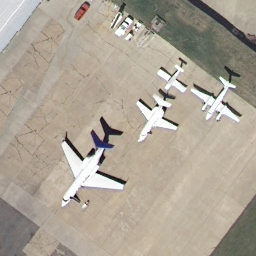
#> input picture dataset/airplane00.tif, 256 x 256 px
$ python main.py
#> lines starting #> are read from the running program, lines starting #| are printed output that depends on the picture
### methods.py
"""Модуль ручної реалізації класичних методів обробки зображень."""

import numpy as np


def to_grayscale(image: np.ndarray) -> np.ndarray:
    """Перетворює RGB-зображення у відтінки сірого за формулою яскравості."""
    if image.ndim == 2:
        return image.astype(np.float64)
    if image.ndim == 3 and image.shape[2] >= 3:
        return (
            0.299 * image[:, :, 0]
            + 0.587 * image[:, :, 1]
            + 0.114 * image[:, :, 2]
        )
    raise ValueError("Непідтримувана розмірність зображення.")


def median_filter(image: np.ndarray, kernel_size: int = 3) -> np.ndarray:
    """Медіанний фільтр для усунення імпульсного шуму."""
    gray = to_grayscale(image)
    pad = kernel_size // 2
    padded = np.pad(gray, pad, mode="edge")
    output = np.zeros_like(gray)

    rows, cols = gray.shape
    for i in range(rows):
        for j in range(cols):
            window = padded[i : i + kernel_size, j : j + kernel_size]
            output[i, j] = np.median(window)
    return np.clip(output, 0, 255).astype(np.uint8)


def gamma_correction(image: np.ndarray, gamma: float = 0.6) -> np.ndarray:
    """Гамма-корекція яскравості та контрасту зображення."""
    gray = to_grayscale(image)
    normalized = gray / 255.0
    corrected = np.power(normalized, gamma) * 255.0
    return np.clip(corrected, 0, 255).astype(np.uint8)


def prewitt_edge_detection(image: np.ndarray) -> np.ndarray:
    """Виділення контурів за допомогою оператора Прюітта."""
    gray = to_grayscale(image)
    padded = np.pad(gray, 1, mode="edge")
    kernel_x = np.array([[-1, 0, 1], [-1, 0, 1], [-1, 0, 1]], dtype=np.float64)
    kernel_y = np.array([[-1, -1, -1], [0, 0, 0], [1, 1, 1]], dtype=np.float64)

    rows, cols = gray.shape
    grad_x = np.zeros_like(gray)
    grad_y = np.zeros_like(gray)

    for i in range(rows):
        for j in range(cols):
            region = padded[i : i + 3, j : j + 3]
            grad_x[i, j] = np.sum(region * kernel_x)
            grad_y[i, j] = np.sum(region * kernel_y)

    magnitude = np.sqrt(grad_x**2 + grad_y**2)
    return np.clip(magnitude, 0, 255).astype(np.uint8)


def otsu_thresholding(image: np.ndarray) -> np.ndarray:
    """Порогова сегментація методом Оцу (максимізація міжкласової дисперсії)."""
    gray = to_grayscale(image).astype(np.uint8)
    hist, _ = np.histogram(gray.flatten(), bins=256, range=(0, 256))
    total_pixels = gray.size
    prob = hist / total_pixels

    best_thresh = 0
    max_variance = -1.0

    for thresh in range(256):
        w0 = np.sum(prob[:thresh])
        w1 = np.sum(prob[thresh:])
        if w0 == 0 or w1 == 0:
            continue

        mean0 = np.sum(np.arange(thresh) * prob[:thresh]) / w0
        mean1 = np.sum(np.arange(thresh, 256) * prob[thresh:]) / w1
        variance = w0 * w1 * ((mean0 - mean1) ** 2)

        if variance > max_variance:
            max_variance = variance
            best_thresh = thresh

    binary = np.where(gray >= best_thresh, 255, 0)
    return binary.astype(np.uint8)


def morphological_gradient(image: np.ndarray, kernel_size: int = 3) -> np.ndarray:
    """Морфологічний градієнт (різниця між дилатацією та ерозією)."""
    gray = to_grayscale(image)
    pad = kernel_size // 2
    padded = np.pad(gray, pad, mode="edge")
    rows, cols = gray.shape

    dilated = np.zeros_like(gray)
    eroded = np.zeros_like(gray)

    for i in range(rows):
        for j in range(cols):
            window = padded[i : i + kernel_size, j : j + kernel_size]
            dilated[i, j] = np.max(window)
            eroded[i, j] = np.min(window)

    gradient = dilated - eroded
    return np.clip(gradient, 0, 255).astype(np.uint8)

### metrics.py
"""Модуль ручного обчислення метрик якості зображень: MSE, PSNR, SSIM."""

import numpy as np


def compute_mse(original: np.ndarray, processed: np.ndarray) -> float:
    """Обчислює середньоквадратичну похибку (MSE)."""
    orig = original.astype(np.float64)
    proc = processed.astype(np.float64)
    return float(np.mean((orig - proc) ** 2))


def compute_psnr(original: np.ndarray, processed: np.ndarray) -> float:
    """Обчислює пікове відношення сигнал/шум (PSNR) у децибелах."""
    mse = compute_mse(original, processed)
    if mse == 0:
        return float("inf")
    max_pixel = 255.0
    return float(10.0 * np.log10((max_pixel**2) / mse))


def compute_ssim(original: np.ndarray, processed: np.ndarray) -> float:
    """Обчислює глобальний індекс структурної подібності (SSIM)."""
    orig = original.astype(np.float64)
    proc = processed.astype(np.float64)

    c1 = (0.01 * 255) ** 2
    c2 = (0.03 * 255) ** 2

    mu_x = np.mean(orig)
    mu_y = np.mean(proc)
    sigma_x_sq = np.var(orig)
    sigma_y_sq = np.var(proc)
    sigma_xy = np.mean((orig - mu_x) * (proc - mu_y))

    numerator = (2 * mu_x * mu_y + c1) * (2 * sigma_xy + c2)
    denominator = (mu_x**2 + mu_y**2 + c1) * (sigma_x_sq + sigma_y_sq + c2)
    return float(numerator / denominator)

### main.py
"""Головний скрипт запуску обробки вибірки зображень та збору метрик."""

import argparse
import csv
import json
import os
import time
import numpy as np
from PIL import Image, UnidentifiedImageError

from methods import (
    gamma_correction,
    median_filter,
    morphological_gradient,
    otsu_thresholding,
    prewitt_edge_detection,
    to_grayscale,
)
from metrics import compute_mse, compute_psnr, compute_ssim


def add_salt_and_pepper(image: np.ndarray, prob: float, rng: np.random.Generator) -> np.ndarray:
    """Додає імпульсний шум 'сіль та перець' із фіксованим seed."""
    noisy = image.copy()
    rand_matrix = rng.random(image.shape)
    noisy[rand_matrix < (prob / 2)] = 0
    noisy[rand_matrix > 1 - (prob / 2)] = 255
    return noisy


def load_config(config_path: str) -> dict:
    """Завантажує конфігураційний JSON-файл."""
#> called with config_path = 'config.json'
    with open(config_path, "r", encoding="utf-8") as file:
#> (reads config.json from the repository)
        return json.load(file)


def run_processing(config: dict, selected_method: str) -> None:
    """Виконує обробку всіх зображень з каталогу та зберігає метрики у CSV."""
#> called with selected_method = 'all'
    input_dir = config["input_dir"]
    output_dir = config["output_dir"]
    os.makedirs(output_dir, exist_ok=True)

    if not os.path.exists(input_dir):
        print(f"Помилка: каталог '{input_dir}' не знайдено.")
        return

    rng = np.random.default_rng(config.get("seed", 42))

    methods_map = {
        "median": lambda img: median_filter(img, config.get("median_kernel", 3)),
        "gamma": lambda img: gamma_correction(img, config.get("gamma_value", 0.6)),
        "prewitt": prewitt_edge_detection,
        "otsu": otsu_thresholding,
        "morph_grad": lambda img: morphological_gradient(img, config.get("morph_kernel", 3)),
    }

    active_methods = (
        methods_map
        if selected_method == "all"
        else {selected_method: methods_map[selected_method]}
    )

    results_rows = []
    files = sorted(os.listdir(input_dir))

    for filename in files:
        filepath = os.path.join(input_dir, filename)
        if not os.path.isfile(filepath):
            continue

        try:
            with Image.open(filepath) as img_file:
#> img_file is the input picture: PIL image 256x256 RGB; mean R, G, B 172.4, 163.5, 149.7
                img_array = np.array(img_file)
                if img_array.size == 0:
                    print(f"Пропущено порожній файл: {filename}")
                    continue
                gray_orig = to_grayscale(img_array).astype(np.uint8)
#> in to_grayscale, `return ( 0.299 * image[:, :, 0] + 0.587 * image[:, :, 1] + 0.114 * ima..`:
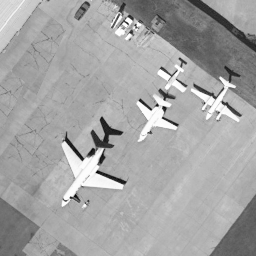
#> returned value: shape (256, 256) float64; min 3.87, max 255, mean 164.6
        except (UnidentifiedImageError, OSError, ValueError) as err:
            print(f"Пропущено пошкоджений або непідтримуваний файл {filename}: {err}")
            continue

        target_input = (
            add_salt_and_pepper(gray_orig, 0.05, rng)
            if config.get("add_test_noise", False)
            else gray_orig
        )
#> in add_salt_and_pepper, `noisy[rand_matrix > 1 - (prob / 2)] = 255`:
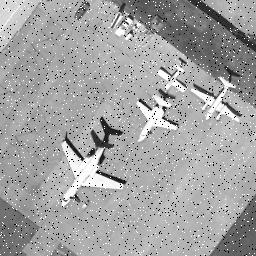
#> noisy: shape (256, 256); min 0, max 255, mean 162.2

        for method_name, func in active_methods.items():
            method_out_dir = os.path.join(output_dir, method_name)
            os.makedirs(method_out_dir, exist_ok=True)

            start_t = time.perf_counter()
            processed = func(target_input)
            elapsed_ms = (time.perf_counter() - start_t) * 1000.0

            out_path = os.path.join(method_out_dir, f"{os.path.splitext(filename)[0]}.png")
            Image.fromarray(processed).save(out_path)

            mse = compute_mse(gray_orig, processed)
            psnr = compute_psnr(gray_orig, processed)
            ssim = compute_ssim(gray_orig, processed)

            results_rows.append({
                "image": filename,
                "method": method_name,
                "mse": round(mse, 4),
                "psnr": round(psnr, 4),
                "ssim": round(ssim, 4),
                "time_ms": round(elapsed_ms, 2),
            })
#> this loop made 5 passes
#> (psnr, mu_y in compute_ssim, sigma_y_sq in compute_ssim, sigma_xy in compute_ssim, numerator in compute_ssim, denominator in compute_ssim, ssim) on passes 1 to 5: (32.27, 164.5, 1261.2, 1276.1, 141022052.3, 143097217.5, 0.985), (15.38, 190.5, 1788.4, 964.2, 124252053.3, 200828282.2, 0.619), (5.92, 77.29, 7392.9, -193.2, -8319102, 289066329.9, -0.0288), (9.31, 206.9, 9949.5, 2739.2, 376129226.6, 790901124.4, 0.476), (5.91, 68.23, 5918.8, -119.2, -4030835.4, 230899991.4, -0.0175)
#> pass 2, in run_processing, `processed = func(target_input)`:
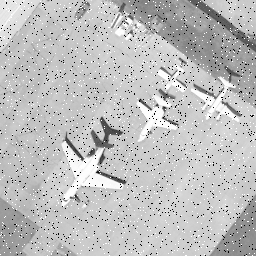
#> processed: shape (256, 256); min 0, max 255, mean 190.5
#> after the loop:
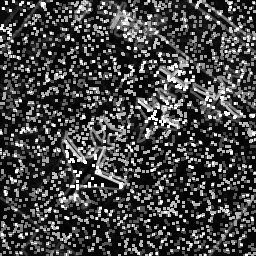
#> processed: shape (256, 256); min 0, max 255, mean 68.2
#> after the loop, results_rows = 5 items
#> pass 2 of the loop in run_processing, `for filename in files:`:
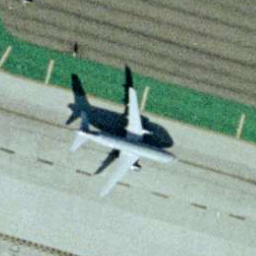
#> input picture dataset/airplane01.tif, 256 x 256 px
#> in run_processing, img_file is the input picture: PIL image 256x256 RGB; mean R, G, B 137.4, 158.1, 144.1
#> in add_salt_and_pepper (call 2), `noisy[rand_matrix > 1 - (prob / 2)] = 255`:
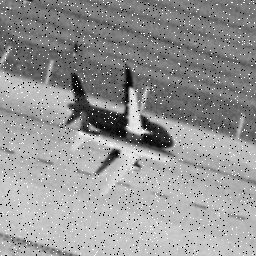
#> noisy: shape (256, 256); min 0, max 255, mean 148.6
#> the loop in run_processing, `for method_name, func in active_methods.items():` made 5 passes
#> (psnr, mu_y in compute_ssim, sigma_y_sq in compute_ssim, sigma_xy in compute_ssim, numerator in compute_ssim, denominator in compute_ssim, ssim) on passes 1 to 5: (37.81, 149.9, 1917.1, 1927, 175716230.3, 176199282.6, 0.997), (14.97, 179.6, 2185.1, 1474.8, 161881021.4, 229286085.7, 0.706), (6.62, 77.78, 6289.9, -359.9, -15414710.4, 236425958.5, -0.0652), (8.61, 133.8, 16216.9, 4737.4, 382152689.6, 735175200.1, 0.52), (6.41, 66.47, 5615.6, -172.2, -5696670.5, 204771836.5, -0.0278)
#> after the loop in run_processing, `for method_name, func in active_methods.items():`:
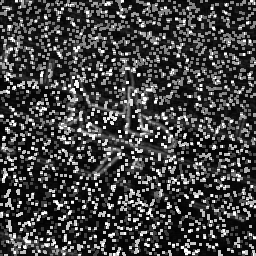
#> processed: shape (256, 256); min 0, max 255, mean 66.5
#> after the loop in run_processing, `for method_name, func in active_methods.items():`: results_rows = 10 items

    csv_path = os.path.join(output_dir, "metrics_report.csv")
    with open(csv_path, "w", newline="", encoding="utf-8") as csv_file:
        fieldnames = ["image", "method", "mse", "psnr", "ssim", "time_ms"]
        writer = csv.DictWriter(csv_file, fieldnames=fieldnames)
        writer.writeheader()
        writer.writerows(results_rows)

    print(f"Обробку завершено. Збережено записів: {len(results_rows)}. Звіт: {csv_path}")
#| Обробку завершено. Збережено записів: 10. Звіт: results/metrics_report.csv


if __name__ == "__main__":
    parser = argparse.ArgumentParser(description="STEM-проєкт: класична обробка зображень.")
    parser.add_argument("--config", type=str, default="config.json", help="Шлях до конфігу")
    parser.add_argument(
        "--method",
        type=str,
        default="all",
        choices=["all", "median", "gamma", "prewitt", "otsu", "morph_grad"],
        help="Вибір методу для запуску",
    )
    args = parser.parse_args()
    cfg = load_config(args.config)
    run_processing(cfg, args.method)
